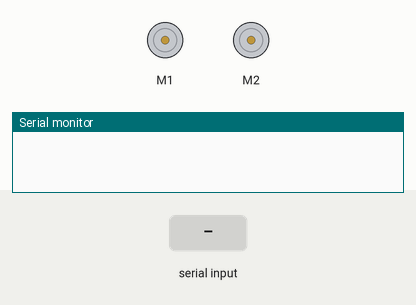
Recording of a sketch running on a simulated Arduino Uno, built with avr-gcc and run on an emulated ATmega328P. On the bench: 2 × DC motor (green arrow = forward, orange = backward, longer = faster), the last lines printed to the serial monitor. The inputs (shaded band) are chosen by the test bench.

Above: at 1.2 s.
1.3 s: "L" received over the second serial link
At 2.5 s:
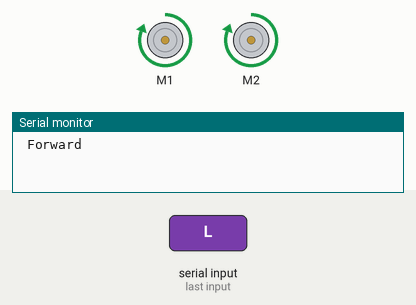
2.8 s: "R" received over the second serial link
At 3.6 s:
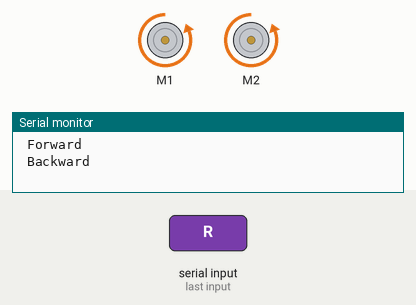
4.3 s: "F" received over the second serial link
At 4.7 s:
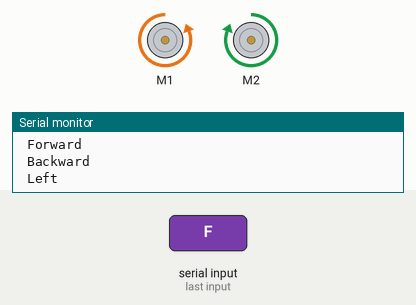
5.8 s: "B" received over the second serial link
At 7.0 s:
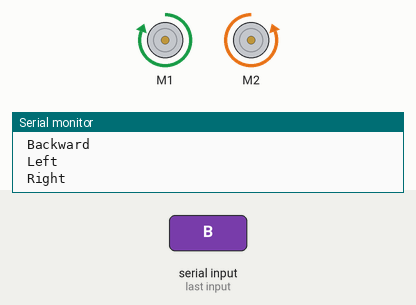
7.3 s: "1" received over the second serial link
At 8.2 s:
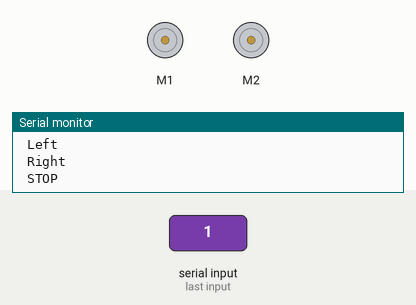
Timing chart, 0 to 9.8 s (numbered marks = the images above; inputs shaded):
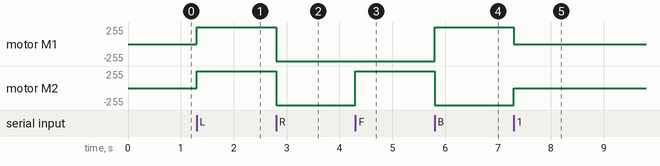

Measured:
- after the input at 1.3 s, motor M1, motor M2: stopped → forward 255/255 at once
- after the input at 2.8 s, motor M1, motor M2: forward 255/255 → backward 255/255 at once
- after the input at 4.3 s, motor M2: backward 255/255 → forward 255/255 at once
- after the input at 5.8 s, motor M1: backward 255/255 → forward 255/255 at once; motor M2: forward 255/255 → backward 255/255 at once
- after the input at 7.3 s, motor M1: forward 255/255 → stopped at once; motor M2: backward 255/255 → stopped at once

The sketch:

2wdRobot.ino
```cpp
#include <SoftwareSerial.h>
#include <AFMotor.h>

SoftwareSerial BTSerial(0, 1); // RX | TX
AF_DCMotor motor1(1);
AF_DCMotor motor2(2);

void setup() {
  BTSerial.begin(9600);
  Serial.begin(9600);

}


void loop() {
  if (BTSerial.available()) {
    char cmd = BTSerial.read();
    Command(cmd);
  }
}

void Command(char cmd) {
  switch (cmd) {
    case 'L':
      moveForward();
      break;
    case 'R':
      moveBackward();
      break;
    case 'F':
      moveLeft();
      break;
    case 'B':
      moveRight();
      break;
    default:
      stopMotors();
  }
}

void moveForward() {
  motor1.setSpeed(255);
  motor2.setSpeed(255);
    motor1.run(FORWARD);
  motor2.run(FORWARD);
  Serial.println(" Forward");
}

void moveBackward() {
  motor1.setSpeed(255);
  motor2.setSpeed(255);
  motor1.run(BACKWARD);
  motor2.run(BACKWARD);
  Serial.println(" Backward");
}

void moveLeft() {
  motor1.setSpeed(255);
  motor2.setSpeed(255);
  motor1.run(BACKWARD);
  motor2.run(FORWARD);
  Serial.println(" Left");
}

void moveRight() {
  motor1.setSpeed(255);
  motor2.setSpeed(255);
  motor1.run(FORWARD);
  motor2.run(BACKWARD);
  Serial.println(" Right");
}

void stopMotors() {
  motor1.setSpeed(0);
  motor2.setSpeed(0);
  motor1.run(RELEASE);
  motor2.run(RELEASE);
  Serial.println(" STOP");
}
```
